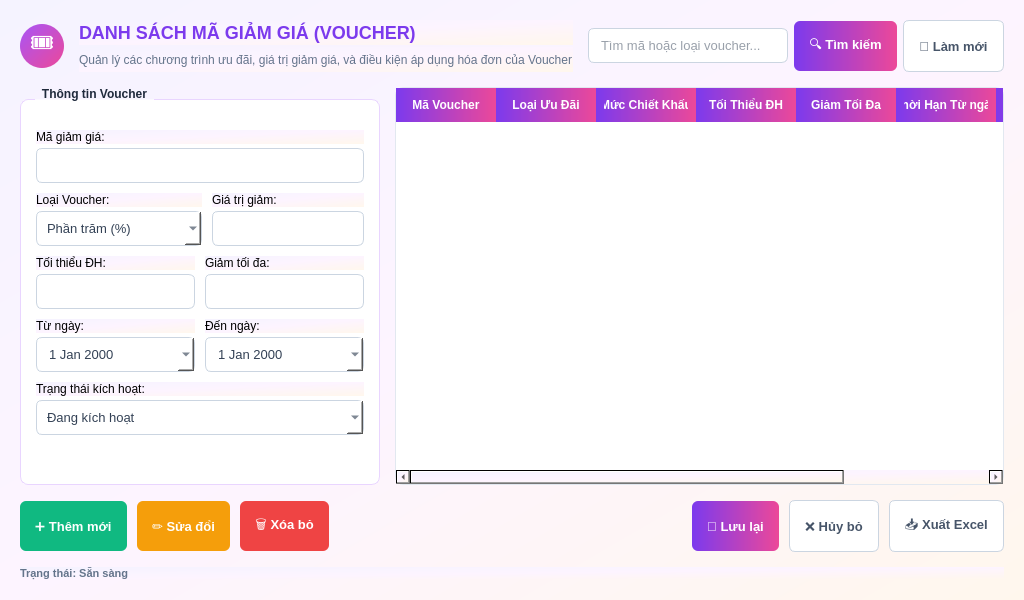
<?xml version="1.0" encoding="UTF-8"?>
<ui version="4.0">
 <class>VoucherWidget</class>
 <widget class="QWidget" name="VoucherWidget">
  <property name="geometry">
   <rect>
    <x>0</x>
    <y>0</y>
    <width>950</width>
    <height>600</height>
   </rect>
  </property>
  <property name="windowTitle">
   <string>Quản lý Mã giảm giá (Voucher)</string>
  </property>
  <property name="styleSheet">
   <string notr="true">
    QWidget {
        background: qlineargradient(spread:pad, x1:0, y1:0, x2:1, y2:1, stop:0 #f5f3ff, stop:0.5 #fdf4ff, stop:1 #fff7ed);
        font-family: &quot;Segoe UI&quot;;
    }
    QLabel#lblTitle {
        font-size: 18px;
        font-weight: bold;
        color: #7c3aed;
    }
    QLabel#lblSubtitle {
        color: #64748b;
        font-size: 12px;
    }
    QGroupBox {
        font-weight: bold;
        color: #1e293b;
        border: 1px solid #e9d5ff;
        border-radius: 8px;
        margin-top: 12px;
        padding-top: 15px;
        background-color: #ffffff;
    }
    QGroupBox::title {
        subcontrol-origin: margin;
        subcontrol-position: top left;
        left: 15px;
        padding: 0 5px;
    }
    QLineEdit, QComboBox, QDateEdit {
        border: 1px solid #cbd5e1;
        border-radius: 6px;
        padding: 8px 10px;
        font-size: 13px;
        color: #334155;
        background-color: #ffffff;
    }
    QLineEdit:focus, QComboBox:focus, QDateEdit:focus {
        border: 2px solid #a855f7;
    }
    QPushButton {
        border-radius: 6px;
        font-weight: 500;
        font-size: 13px;
        padding: 8px 15px;
        height: 34px;
    }
    QPushButton#btnSearch, QPushButton#btnLuu {
        background: qlineargradient(spread:pad, x1:0, y1:0, x2:1, y2:0, stop:0 #7c3aed, stop:1 #ec4899);
        color: #ffffff;
        border: none;
    }
    QPushButton#btnSearch:hover, QPushButton#btnLuu:hover {
        background: qlineargradient(spread:pad, x1:0, y1:0, x2:1, y2:0, stop:0 #6d28d9, stop:1 #db2777);
    }
    QPushButton#btnThem {
        background-color: #10b981;
        color: #ffffff;
        border: none;
    }
    QPushButton#btnThem:hover {
        background-color: #059669;
    }
    QPushButton#btnSua {
        background-color: #f59e0b;
        color: #ffffff;
        border: none;
    }
    QPushButton#btnSua:hover {
        background-color: #d97706;
    }
    QPushButton#btnXoa {
        background-color: #ef4444;
        color: #ffffff;
        border: none;
    }
    QPushButton#btnXoa:hover {
        background-color: #dc2626;
    }
    QPushButton#btnRefresh, QPushButton#btnHuy, QPushButton#btnXuatExcel {
        background-color: #ffffff;
        border: 1px solid #cbd5e1;
        color: #475569;
    }
    QPushButton#btnRefresh:hover, QPushButton#btnHuy:hover, QPushButton#btnXuatExcel:hover {
        background-color: #f1f5f9;
        color: #1e293b;
    }
    QTableWidget {
        background-color: #ffffff;
        border: 1px solid #e2e8f0;
        border-radius: 8px;
        gridline-color: #f1f5f9;
    }
    QHeaderView::section {
        background: qlineargradient(spread:pad, x1:0, y1:0, x2:1, y2:0, stop:0 #7c3aed, stop:1 #ec4899);
        color: #ffffff;
        font-weight: bold;
        font-size: 12px;
        border: none;
        padding: 8px;
    }
    QTableWidget::item:selected {
        background-color: #f3e8ff;
        color: #7c3aed;
    }
   </string>
  </property>
  <layout class="QVBoxLayout" name="verticalLayout_main">
   <property name="spacing">
    <number>15</number>
   </property>
   <property name="leftMargin">
    <number>20</number>
   </property>
   <property name="topMargin">
    <number>20</number>
   </property>
   <property name="rightMargin">
    <number>20</number>
   </property>
   <property name="bottomMargin">
    <number>20</number>
   </property>
   <item>
    <layout class="QHBoxLayout" name="layoutHeader">
     <item>
      <widget class="QLabel" name="lblIconBadge">
       <property name="minimumSize">
        <size>
         <width>44</width>
         <height>44</height>
        </size>
       </property>
       <property name="maximumSize">
        <size>
         <width>44</width>
         <height>44</height>
        </size>
       </property>
       <property name="font">
        <font>
         <pointsize>18</pointsize>
        </font>
       </property>
       <property name="alignment">
        <set>Qt::AlignCenter</set>
       </property>
       <property name="text">
        <string>🎟️</string>
       </property>
       <property name="styleSheet">
        <string notr="true">
         #lblIconBadge {
             background: qlineargradient(spread:pad, x1:0, y1:0, x2:1, y2:1, stop:0 #a855f7, stop:1 #ec4899);
             border-radius: 22px;
             color: #ffffff;
         }
        </string>
       </property>
      </widget>
     </item>
     <item>
      <layout class="QVBoxLayout" name="verticalLayout_title">
       <property name="spacing">
        <number>2</number>
       </property>
       <item>
        <widget class="QLabel" name="lblTitle">
         <property name="text">
          <string>DANH SÁCH MÃ GIẢM GIÁ (VOUCHER)</string>
         </property>
        </widget>
       </item>
       <item>
        <widget class="QLabel" name="lblSubtitle">
         <property name="text">
          <string>Quản lý các chương trình ưu đãi, giá trị giảm giá, và điều kiện áp dụng hóa đơn của Voucher</string>
         </property>
        </widget>
       </item>
      </layout>
     </item>
     <item>
      <spacer name="horizontalSpacer_header">
       <property name="orientation">
        <enum>Qt::Horizontal</enum>
       </property>
       <property name="sizeType">
        <enum>QSizePolicy::Expanding</enum>
       </property>
       <property name="sizeHint" stdset="0">
        <size>
         <width>40</width>
         <height>20</height>
        </size>
       </property>
      </spacer>
     </item>
     <item>
      <layout class="QHBoxLayout" name="layoutSearch">
       <property name="spacing">
        <number>6</number>
       </property>
       <item>
        <widget class="QLineEdit" name="txtSearch">
         <property name="minimumSize">
          <size>
           <width>200</width>
           <height>0</height>
          </size>
         </property>
         <property name="placeholderText">
          <string>Tìm mã hoặc loại voucher...</string>
         </property>
        </widget>
       </item>
       <item>
        <widget class="QPushButton" name="btnSearch">
         <property name="text">
          <string>🔍 Tìm kiếm</string>
         </property>
        </widget>
       </item>
       <item>
        <widget class="QPushButton" name="btnRefresh">
         <property name="text">
          <string>🔄 Làm mới</string>
         </property>
        </widget>
       </item>
      </layout>
     </item>
    </layout>
   </item>
   <item>
    <layout class="QHBoxLayout" name="layoutBody">
     <property name="spacing">
      <number>15</number>
     </property>
     <item>
      <widget class="QGroupBox" name="grpVoucherForm">
       <property name="minimumSize">
        <size>
         <width>330</width>
         <height>0</height>
        </size>
       </property>
       <property name="maximumSize">
        <size>
         <width>360</width>
         <height>16777215</height>
        </size>
       </property>
       <property name="title">
        <string>Thông tin Voucher</string>
       </property>
       <layout class="QVBoxLayout" name="verticalLayout_form">
        <property name="spacing">
         <number>10</number>
        </property>
        <property name="leftMargin">
         <number>15</number>
        </property>
        <property name="topMargin">
         <number>15</number>
        </property>
        <property name="rightMargin">
         <number>15</number>
        </property>
        <property name="bottomMargin">
         <number>15</number>
        </property>
        <item>
         <layout class="QVBoxLayout" name="verticalLayout_code">
          <property name="spacing">
           <number>4</number>
          </property>
          <item>
           <widget class="QLabel" name="lblMaVoucher">
            <property name="text">
             <string>Mã giảm giá:</string>
            </property>
           </widget>
          </item>
          <item>
           <widget class="QLineEdit" name="txtMaVoucher"/>
          </item>
         </layout>
        </item>
        <item>
         <layout class="QHBoxLayout" name="horizontalLayout_discount">
          <property name="spacing">
           <number>10</number>
          </property>
          <item>
           <layout class="QVBoxLayout" name="verticalLayout_type">
            <property name="spacing">
             <number>4</number>
            </property>
            <item>
             <widget class="QLabel" name="lblLoaiVoucher">
              <property name="text">
               <string>Loại Voucher:</string>
              </property>
             </widget>
            </item>
            <item>
             <widget class="QComboBox" name="cbLoaiVoucher">
              <item>
               <property name="text">
                <string>Phần trăm (%)</string>
               </property>
              </item>
              <item>
               <property name="text">
                <string>Số tiền cố định (VND)</string>
               </property>
              </item>
             </widget>
            </item>
           </layout>
          </item>
          <item>
           <layout class="QVBoxLayout" name="verticalLayout_val">
            <property name="spacing">
             <number>4</number>
            </property>
            <item>
             <widget class="QLabel" name="lblGiaTriGiam">
              <property name="text">
               <string>Giá trị giảm:</string>
              </property>
             </widget>
            </item>
            <item>
             <widget class="QLineEdit" name="txtGiaTriGiam"/>
            </item>
           </layout>
          </item>
         </layout>
        </item>
        <item>
         <layout class="QHBoxLayout" name="horizontalLayout_limits">
          <property name="spacing">
           <number>10</number>
          </property>
          <item>
           <layout class="QVBoxLayout" name="verticalLayout_min">
            <property name="spacing">
             <number>4</number>
            </property>
            <item>
             <widget class="QLabel" name="lblDonHangToiThieu">
              <property name="text">
               <string>Tối thiểu ĐH:</string>
              </property>
             </widget>
            </item>
            <item>
             <widget class="QLineEdit" name="txtDonHangToiThieu"/>
            </item>
           </layout>
          </item>
          <item>
           <layout class="QVBoxLayout" name="verticalLayout_max">
            <property name="spacing">
             <number>4</number>
            </property>
            <item>
             <widget class="QLabel" name="lblGiamToiDa">
              <property name="text">
               <string>Giảm tối đa:</string>
              </property>
             </widget>
            </item>
            <item>
             <widget class="QLineEdit" name="txtGiamToiDa"/>
            </item>
           </layout>
          </item>
         </layout>
        </item>
        <item>
         <layout class="QHBoxLayout" name="horizontalLayout_dates">
          <property name="spacing">
           <number>10</number>
          </property>
          <item>
           <layout class="QVBoxLayout" name="verticalLayout_start">
            <property name="spacing">
             <number>4</number>
            </property>
            <item>
             <widget class="QLabel" name="lblNgayBatDau">
              <property name="text">
               <string>Từ ngày:</string>
              </property>
             </widget>
            </item>
            <item>
             <widget class="QDateEdit" name="dateStart">
              <property name="calendarPopup">
               <bool>true</bool>
              </property>
             </widget>
            </item>
           </layout>
          </item>
          <item>
           <layout class="QVBoxLayout" name="verticalLayout_end">
            <property name="spacing">
             <number>4</number>
            </property>
            <item>
             <widget class="QLabel" name="lblNgayKetThuc">
              <property name="text">
               <string>Đến ngày:</string>
              </property>
             </widget>
            </item>
            <item>
             <widget class="QDateEdit" name="dateEnd">
              <property name="calendarPopup">
               <bool>true</bool>
              </property>
             </widget>
            </item>
           </layout>
          </item>
         </layout>
        </item>
        <item>
         <layout class="QVBoxLayout" name="verticalLayout_status">
          <property name="spacing">
           <number>4</number>
          </property>
          <item>
           <widget class="QLabel" name="lblTrangThai">
            <property name="text">
             <string>Trạng thái kích hoạt:</string>
            </property>
           </widget>
          </item>
          <item>
           <widget class="QComboBox" name="cbKichHoat">
            <item>
             <property name="text">
              <string>Đang kích hoạt</string>
             </property>
            </item>
            <item>
             <property name="text">
              <string>Tạm ngưng</string>
             </property>
            </item>
           </widget>
          </item>
         </layout>
        </item>
        <item>
         <spacer name="verticalSpacer_form">
          <property name="orientation">
           <enum>Qt::Vertical</enum>
          </property>
          <property name="sizeType">
           <enum>QSizePolicy::Expanding</enum>
          </property>
          <property name="sizeHint" stdset="0">
           <size>
            <width>20</width>
            <height>40</height>
           </size>
          </property>
         </spacer>
        </item>
       </layout>
      </widget>
     </item>
     <item>
      <widget class="QTableWidget" name="tblVoucher">
       <column>
        <property name="text">
         <string>Mã Voucher</string>
        </property>
       </column>
       <column>
        <property name="text">
         <string>Loại Ưu Đãi</string>
        </property>
       </column>
       <column>
        <property name="text">
         <string>Mức Chiết Khấu</string>
        </property>
       </column>
       <column>
        <property name="text">
         <string>Tối Thiểu ĐH</string>
        </property>
       </column>
       <column>
        <property name="text">
         <string>Giảm Tối Đa</string>
        </property>
       </column>
       <column>
        <property name="text">
         <string>Thời Hạn Từ ngày</string>
        </property>
       </column>
       <column>
        <property name="text">
         <string>Thời Hạn Đến ngày</string>
        </property>
       </column>
       <column>
        <property name="text">
         <string>Trạng Thái</string>
        </property>
       </column>
      </widget>
     </item>
    </layout>
   </item>
   <item>
    <layout class="QHBoxLayout" name="layoutActions">
     <property name="spacing">
      <number>10</number>
     </property>
     <item>
      <widget class="QPushButton" name="btnThem">
       <property name="text">
        <string>➕ Thêm mới</string>
       </property>
      </widget>
     </item>
     <item>
      <widget class="QPushButton" name="btnSua">
       <property name="text">
        <string>✏️ Sửa đổi</string>
       </property>
      </widget>
     </item>
     <item>
      <widget class="QPushButton" name="btnXoa">
       <property name="text">
        <string>🗑️ Xóa bỏ</string>
       </property>
      </widget>
     </item>
     <item>
      <spacer name="horizontalSpacer_actions">
       <property name="orientation">
        <enum>Qt::Horizontal</enum>
       </property>
       <property name="sizeType">
        <enum>QSizePolicy::Expanding</enum>
       </property>
       <property name="sizeHint" stdset="0">
        <size>
         <width>40</width>
         <height>20</height>
        </size>
       </property>
      </spacer>
     </item>
     <item>
      <widget class="QPushButton" name="btnLuu">
       <property name="text">
        <string>💾 Lưu lại</string>
       </property>
      </widget>
     </item>
     <item>
      <widget class="QPushButton" name="btnHuy">
       <property name="text">
        <string>❌ Hủy bỏ</string>
       </property>
      </widget>
     </item>
     <item>
      <widget class="QPushButton" name="btnXuatExcel">
       <property name="text">
        <string>📥 Xuất Excel</string>
       </property>
      </widget>
     </item>
    </layout>
   </item>
   <item>
    <widget class="QLabel" name="lblStatus">
     <property name="text">
      <string>Trạng thái: Sẵn sàng</string>
     </property>
     <property name="styleSheet">
      <string notr="true">color: #64748b; font-size: 11px; font-weight: 500;</string>
     </property>
    </widget>
   </item>
  </layout>
 </widget>
 <resources/>
 <connections/>
</ui>
